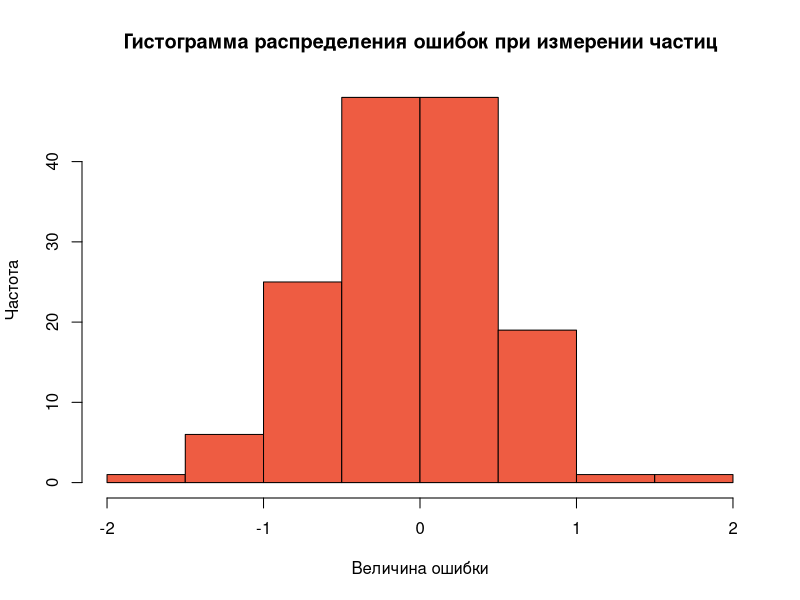
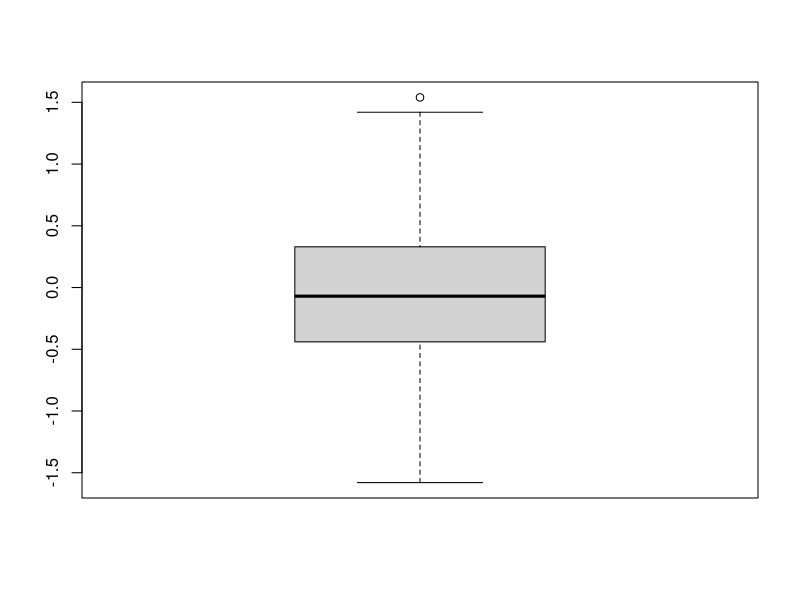

The R script that drew these images, in order:
# укажем каталог рабочей директории
wd_path <- "C:\\Users\\user\\Desktop\\rwd"
setwd(wd_path)

# прочтём данные и узнаем объем выборки
particles_errors <- read.table("Error.txt", header=T, sep="\t")
errors <- particles_errors[,1]
len <- length(errors)

# построим гистограмму
hist(errors, breaks="Sturges", col="tomato2",
	main="Гистограмма распределения ошибок при измерении частиц",
	xlab="Величина ошибки",
	ylab="Частота")

# построим ящик с усами
boxplot(errors)

# найдем выборочные характеристики
summary(errors)

# не хватает только выборочной дисперсии и стандартного отклонения
# найдем их
var(errors)
sd(errors)